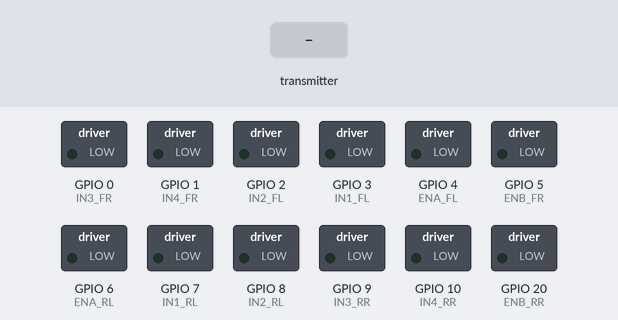
Bench run of a sketch on a simulated ESP32-S3. Shown: switched loads named in the sketch (green lamp = pin HIGH). Inputs (shaded band) come from the test bench.

Above: at 1.2 s.
1.3 s: the transmitter starts sending command = 1
At 1.9 s:
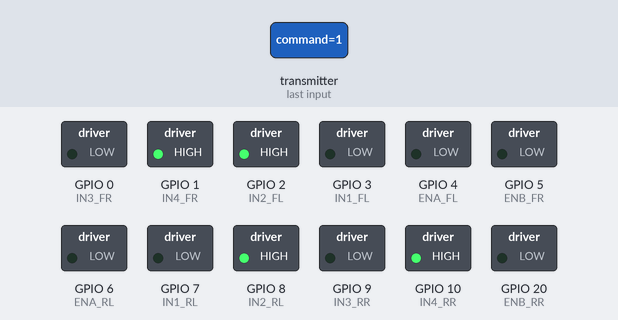
2.8 s: the transmitter starts sending speed = 1024
At 3.1 s:
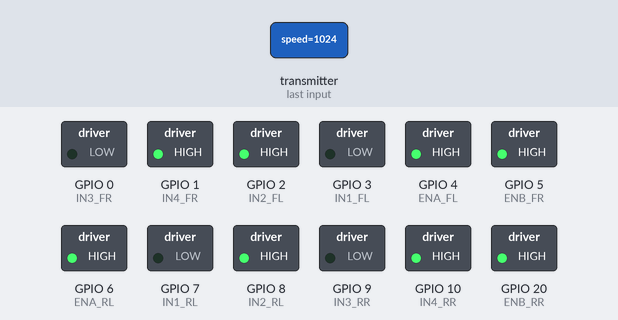
4.3 s: the transmitter starts sending command = 2
At 5.4 s:
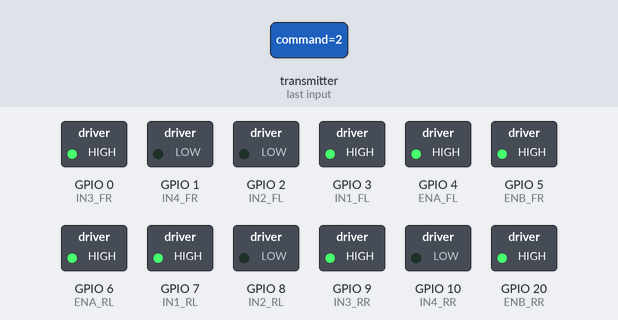
5.8 s: the transmitter starts sending speed = 0
At 6.6 s:
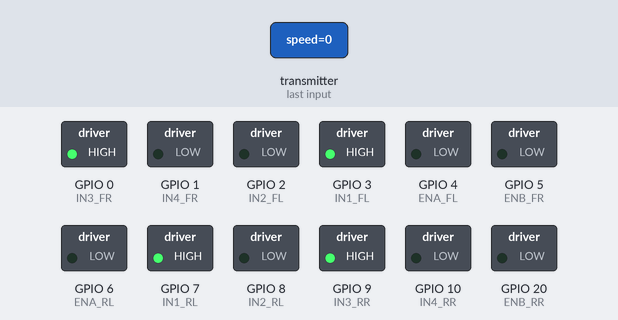
7.3 s: the transmitter starts sending command = 100
At 7.7 s:
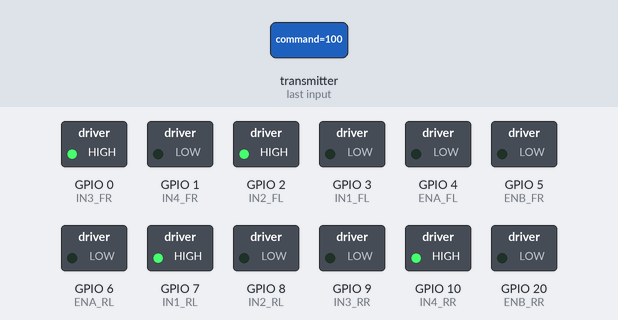
8.8 s: the transmitter starts sending speed = 2048
At 10.0 s:
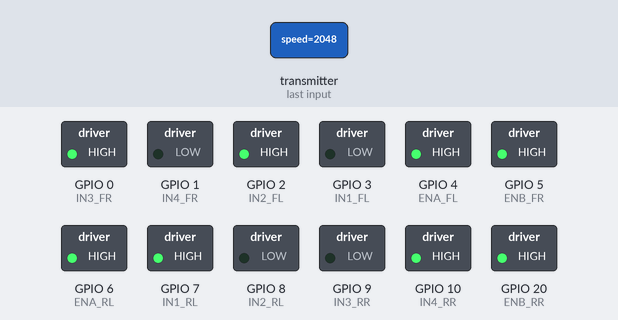
Timing chart, 0 to 11.3 s (numbered marks = the images above; inputs shaded):
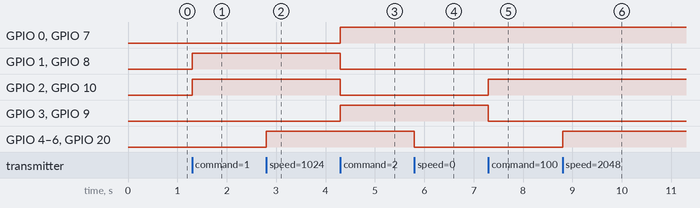

Measured:
- after the input at 1.3 s, GPIO 1 (IN4_FR), GPIO 2 (IN2_FL), GPIO 8 (IN2_RL), GPIO 10 (IN4_RR): LOW → HIGH at once
- after the input at 2.8 s, GPIO 4 (ENA_FL), GPIO 5 (ENB_FR), GPIO 6 (ENA_RL), GPIO 20 (ENB_RR): LOW → HIGH at once
- after the input at 4.3 s, GPIO 0 (IN3_FR), GPIO 3 (IN1_FL), GPIO 7 (IN1_RL), GPIO 9 (IN3_RR): LOW → HIGH at once; GPIO 1 (IN4_FR), GPIO 2 (IN2_FL), GPIO 8 (IN2_RL), GPIO 10 (IN4_RR): HIGH → LOW at once
- after the input at 5.8 s, GPIO 4 (ENA_FL), GPIO 5 (ENB_FR), GPIO 6 (ENA_RL), GPIO 20 (ENB_RR): HIGH → LOW at once
- after the input at 7.3 s, GPIO 2 (IN2_FL), GPIO 10 (IN4_RR): LOW → HIGH at once; GPIO 3 (IN1_FL), GPIO 9 (IN3_RR): HIGH → LOW at once
- after the input at 8.8 s, GPIO 4 (ENA_FL), GPIO 5 (ENB_FR), GPIO 6 (ENA_RL), GPIO 20 (ENB_RR): LOW → HIGH at once

The sketch:

avticheDole_v4.ino
```cpp
#include <WiFi.h>
#include <esp_now.h>
#include <esp_wifi.h>

// --- CUSTOM MAC ADDRESS ---
uint8_t customMac[] = {0xDC, 0x06, 0x75, 0xF7, 0xC1, 0x54};

typedef struct controlMessage {
  int command;
  int speed;
} controlMessage;

controlMessage incoming;

const int ENA_FL = 4;  // PWM Front-Left
const int IN1_FL = 3;  // Dir Front-Left 1
const int IN2_FL = 2;  // Dir Front-Left 2

const int ENB_FR = 5;  // PWM Front-Right
const int IN3_FR = 0;  // Dir Front-Right 1
const int IN4_FR = 1;  // Dir Front-Right 2

const int ENA_RL = 6;  // PWM Rear-Left
const int IN1_RL = 7;  // Dir Rear-Left 1
const int IN2_RL = 8;  // Dir Rear-Left 2

const int ENB_RR = 20;  // PWM Rear-Right
const int IN3_RR = 9; // Dir Rear-Right 1
const int IN4_RR = 10; // Dir Rear-Right 2 (RX Pin)

int speed=210;

// --- DATA STRUCTURE ---
typedef struct struct_message {
    int command;
    /* Commands:
       F: Forward, B: Backward, L: Strafe Left, R: Strafe Right
       U: Rotate Left, V: Rotate Right
       Q: Diag Forward-Left, E: Diag Forward-Right
       Z: Diag Backward-Left, C: Diag Backward-Right
       S: Stop
    */
    int speed; // 0 to 255
} struct_message;

struct_message myData;

// --- MOTOR CONTROL HELPER ---
// dir: 1 = Forward, -1 = Backward, 0 = Stop
void setMotor(int enPin, int in1Pin, int in2Pin, int dir, int speed) {
  analogWrite(enPin, (dir == 0) ? 0 : speed); // If stopped, speed is 0
  if (dir == 1) {
    digitalWrite(in1Pin, HIGH);
    digitalWrite(in2Pin, LOW);
  } else if (dir == -1) {
    digitalWrite(in1Pin, LOW);
    digitalWrite(in2Pin, HIGH);
  } else {
    digitalWrite(in1Pin, LOW);
    digitalWrite(in2Pin, LOW);
  }
}

// --- FULL MECANUM KINEMATICS ---

void moveForward(int s) {
  setMotor(ENA_FL, IN1_FL, IN2_FL, 1, s); setMotor(ENB_FR, IN3_FR, IN4_FR, 1, s);
  setMotor(ENA_RL, IN1_RL, IN2_RL, 1, s); setMotor(ENB_RR, IN3_RR, IN4_RR, 1, s);
}

void moveBackward(int s) {
  setMotor(ENA_FL, IN1_FL, IN2_FL, -1, s); setMotor(ENB_FR, IN3_FR, IN4_FR, -1, s);
  setMotor(ENA_RL, IN1_RL, IN2_RL, -1, s); setMotor(ENB_RR, IN3_RR, IN4_RR, -1, s);
}

void strafeLeft(int s) {
  setMotor(ENA_FL, IN1_FL, IN2_FL, -1, s); setMotor(ENB_FR, IN3_FR, IN4_FR, 1, s);
  setMotor(ENA_RL, IN1_RL, IN2_RL, 1, s);  setMotor(ENB_RR, IN3_RR, IN4_RR, -1, s);
}

void strafeRight(int s) {
  setMotor(ENA_FL, IN1_FL, IN2_FL, 1, s);  setMotor(ENB_FR, IN3_FR, IN4_FR, -1, s);
  setMotor(ENA_RL, IN1_RL, IN2_RL, -1, s); setMotor(ENB_RR, IN3_RR, IN4_RR, 1, s);
}

void rotateLeft(int s) {
  setMotor(ENA_FL, IN1_FL, IN2_FL, -1, s); setMotor(ENB_FR, IN3_FR, IN4_FR, 1, s);
  setMotor(ENA_RL, IN1_RL, IN2_RL, -1, s); setMotor(ENB_RR, IN3_RR, IN4_RR, 1, s);
}

void rotateRight(int s) {
  setMotor(ENA_FL, IN1_FL, IN2_FL, 1, s);  setMotor(ENB_FR, IN3_FR, IN4_FR, -1, s);
  setMotor(ENA_RL, IN1_RL, IN2_RL, 1, s);  setMotor(ENB_RR, IN3_RR, IN4_RR, -1, s);
}

void diagForwardRight(int s) {
  // FL and RR drive forward, FR and RL are stopped
  setMotor(ENA_FL, IN1_FL, IN2_FL, 1, s);  setMotor(ENB_FR, IN3_FR, IN4_FR, 0, 0);
  setMotor(ENA_RL, IN1_RL, IN2_RL, 0, 0);  setMotor(ENB_RR, IN3_RR, IN4_RR, 1, s);
}

void diagForwardLeft(int s) {
  // FR and RL drive forward, FL and RR are stopped
  setMotor(ENA_FL, IN1_FL, IN2_FL, 0, 0);  setMotor(ENB_FR, IN3_FR, IN4_FR, 1, s);
  setMotor(ENA_RL, IN1_RL, IN2_RL, 1, s);  setMotor(ENB_RR, IN3_RR, IN4_RR, 0, 0);
}

void diagBackwardRight(int s) {
  // FR and RL drive backward, FL and RR are stopped
  setMotor(ENA_FL, IN1_FL, IN2_FL, 0, 0);  setMotor(ENB_FR, IN3_FR, IN4_FR, -1, s);
  setMotor(ENA_RL, IN1_RL, IN2_RL, -1, s); setMotor(ENB_RR, IN3_RR, IN4_RR, 0, 0);
}

void diagBackwardLeft(int s) {
  // FL and RR drive backward, FR and RL are stopped
  setMotor(ENA_FL, IN1_FL, IN2_FL, -1, s); setMotor(ENB_FR, IN3_FR, IN4_FR, 0, 0);
  setMotor(ENA_RL, IN1_RL, IN2_RL, 0, 0);  setMotor(ENB_RR, IN3_RR, IN4_RR, -1, s);
}

void stopRobot() {
  setMotor(ENA_FL, IN1_FL, IN2_FL, 0, 0);  setMotor(ENB_FR, IN3_FR, IN4_FR, 0, 0);
  setMotor(ENA_RL, IN1_RL, IN2_RL, 0, 0);  setMotor(ENB_RR, IN3_RR, IN4_RR, 0, 0);
}

// --- ESP-NOW CALLBACK ---
void OnDataRecv(const uint8_t * mac, const uint8_t *incomingData, int len) {
  memcpy(&myData, incomingData, sizeof(myData));

  switch(myData.command) {
    case 2: moveForward(myData.speed); break;
    case 1: moveBackward(myData.speed); break;
    case 100: strafeLeft(myData.speed); break;
    case 101: strafeRight(myData.speed); break;
    case 3: rotateLeft(myData.speed); break;
    case 4: rotateRight(myData.speed); break;
    case 51: diagForwardLeft(myData.speed); break;
    case 52: diagForwardRight(myData.speed); break;
    case 53: diagBackwardLeft(myData.speed); break;
    case 54: diagBackwardRight(myData.speed); break;
    default: stopRobot(); break;
  }
}

void setup() {
  // Initialize Motor Pins
  pinMode(ENA_FL, OUTPUT); pinMode(IN1_FL, OUTPUT); pinMode(IN2_FL, OUTPUT);
  pinMode(ENB_FR, OUTPUT); pinMode(IN3_FR, OUTPUT); pinMode(IN4_FR, OUTPUT);
  pinMode(ENA_RL, OUTPUT); pinMode(IN1_RL, OUTPUT); pinMode(IN2_RL, OUTPUT);
  pinMode(ENB_RR, OUTPUT); pinMode(IN3_RR, OUTPUT); pinMode(IN4_RR, OUTPUT);

  stopRobot();

  // 1. Set Wi-Fi to Station Mode
  WiFi.mode(WIFI_STA);

  // 2. Apply the custom MAC address before initializing ESP-NOW
  esp_wifi_set_mac(WIFI_IF_STA, customMac);

  // 3. Initialize ESP-NOW
  if (esp_now_init() != ESP_OK) return;
  esp_now_register_recv_cb(esp_now_recv_cb_t(OnDataRecv));
}

void loop() {
  // Awaiting ESP-NOW commands
}
```
